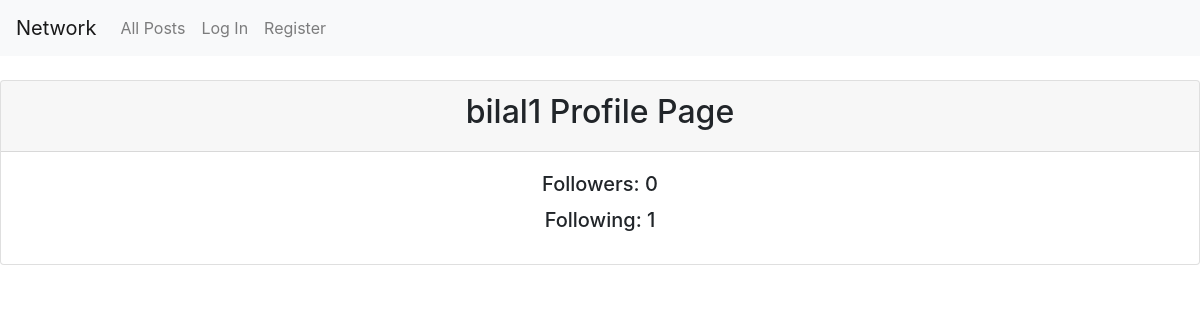
Page /profile/page/2 on the earlier database version.
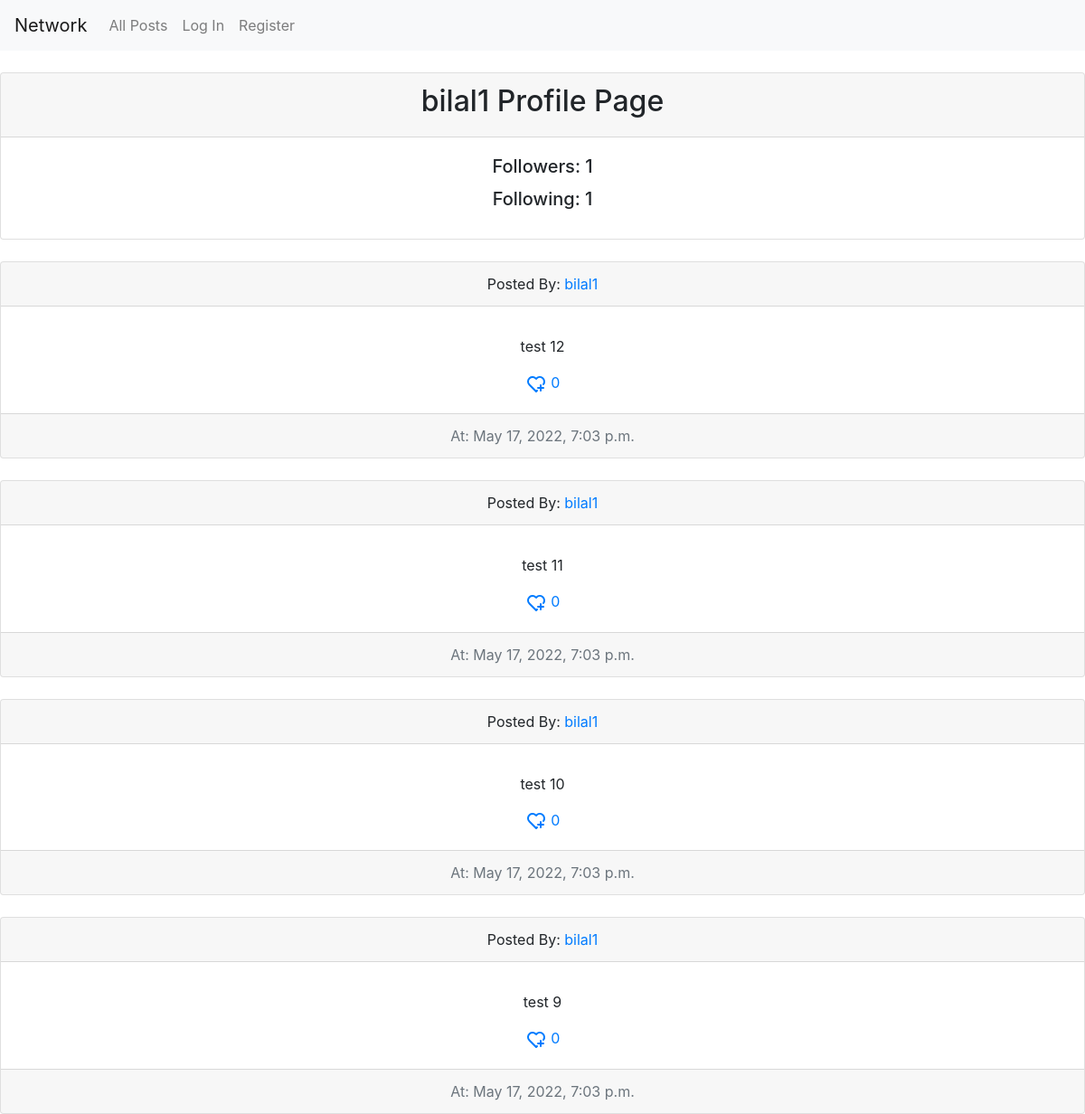
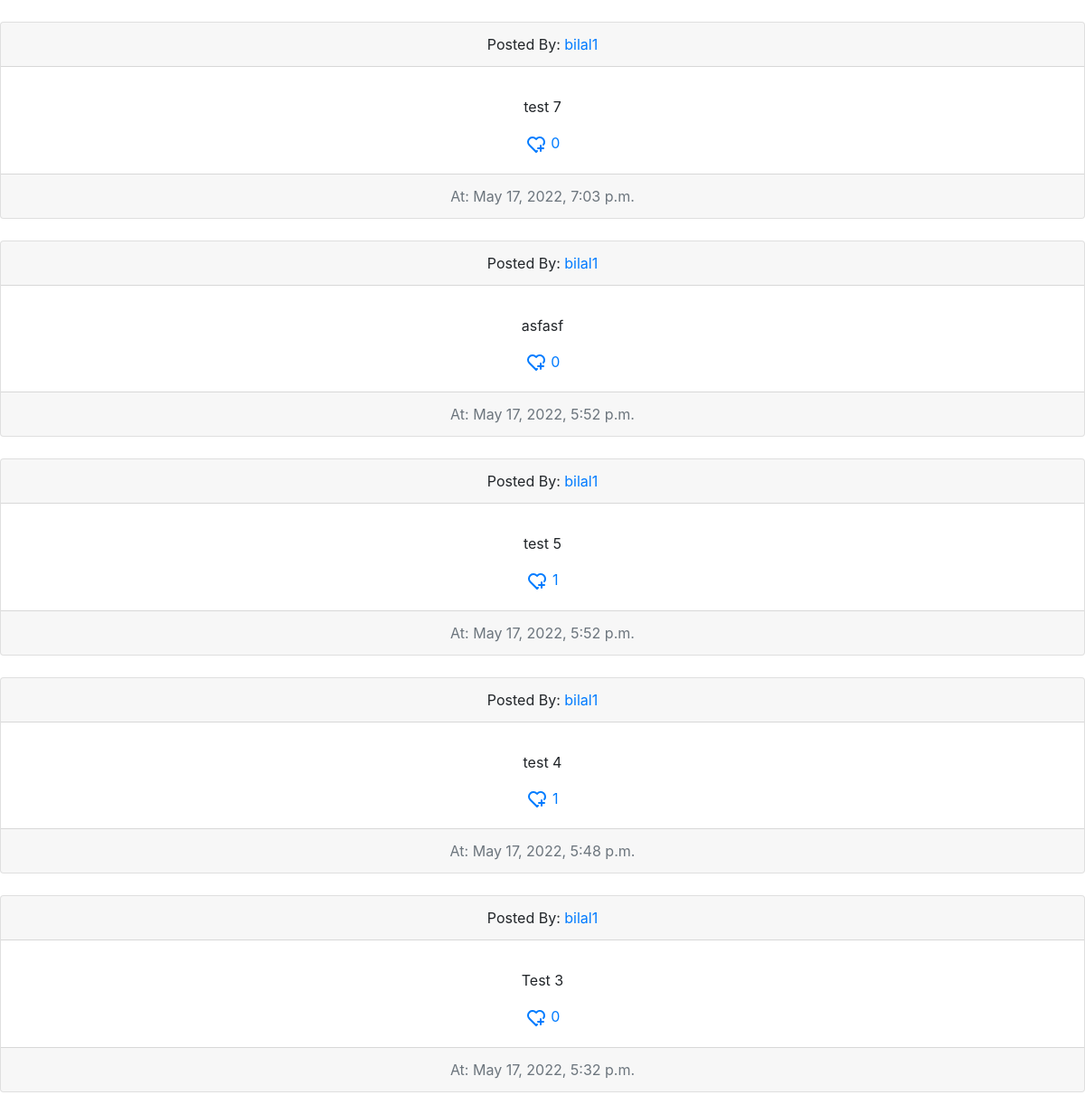
Same page on the later database version (2 pictures, top to bottom).
### network/models.py (models this page shows, shortened)
class Post(models.Model):
    user = models.ForeignKey(User, on_delete=models.CASCADE)
    content = models.TextField()
    time_created = models.DateTimeField(default=datetime.now())
    likes_counter = models.IntegerField(default=0)

class User(AbstractUser):
    pass

### network/views.py (the view)
# urls.py: path("profile/page/<int:user_id>", views.fetch_profile, name="fetch-profile"),
def fetch_profile(request, user_id):
    user_info = User.objects.get(pk=user_id)
    post_list = Post.objects.filter(user=user_info)
    user_list = User.objects.all()
    user = request.user
    follow = True
    followers_count = 0
    following_count = 0
    if user_info == request.user:
        follow = False
    text = 'Follow'
    for fuser in user_list:
        if UserFollowing.objects.filter(user=user_info, following=fuser):
            following_count += 1
        if UserFollowers.objects.filter(user=user_info, followers=fuser):
            followers_count += 1
    if request.user.is_authenticated:
        if UserFollowing.objects.filter(user=request.user, following=user_info).exists():
            text = 'Unfollow'
    else:
        follow = False
    return render(request, "network/user_profile.html", context={
        'post_list': post_list,
        'user_info': user_info,
        'follow': follow,
        'following_count': following_count,
        'followers_count': followers_count,
        'user': user,
        'text': text
    })

### network/templates/network/user_profile.html (shortened to what this page needs)
{% extends "network/layout.html" %}
{% block body %}
<br>
<div class="card text-center">
  <div class="card-header">
      <h2>{{user_info.username}} Profile Page</h2>
  </div>
  <div class="card-body">
    <h5>
    <p class="card-title">Followers: {{followers_count}}</p>
    <p class="card-title">Following: {{following_count}}</p></h5>
  </div>
</div>
{% for contact in post_list reversed %}
<br>
    <div class="card text-center">
        <div class="card-header">
           Posted By:
            <a href=" {% url 'fetch-profile' contact.user.id %}">
                {{contact.user}}
            </a>
        </div>
        <div class="card-body">
            <div id="container_{{contact.id}}">
            <p class="card-text" id="edit_link_{{contact.id}}_p">{{ contact.content }}</p>
                </div>
            <a href="" style="text-decoration: none" id="like_link_{{contact.id}}">
                <span id="like_icon{{contact.id}}">
                </span>
                <span id="span_like_counter_{{contact.id}}">
                    {{contact.likes_counter}}
                </span>
            </a>
        </div>
        <div class="card-footer text-muted" >
            At: {{ contact.time_created }}
        </div>
    </div>
{% endfor %}
<br>
{% endblock %}

Differences in the rows shown:
added Post: user "bilal1", content "test 12", likes_counter "0", time_created "May 17, 2022, 7:03 p.m."
added Post: user "bilal1", content "test 11", likes_counter "0", time_created "May 17, 2022, 7:03 p.m."
added Post: user "bilal1", content "test 10", likes_counter "0", time_created "May 17, 2022, 7:03 p.m."
added Post: user "bilal1", content "test 9", likes_counter "0", time_created "May 17, 2022, 7:03 p.m."
added Post: user "bilal1", content "test 7", likes_counter "0", time_created "May 17, 2022, 7:03 p.m."
added Post: user "bilal1", content "asfasf", likes_counter "0", time_created "May 17, 2022, 5:52 p.m."
added Post: user "bilal1", content "test 5", likes_counter "1", time_created "May 17, 2022, 5:52 p.m."
added Post: user "bilal1", content "test 4", likes_counter "1", time_created "May 17, 2022, 5:48 p.m."
added Post: user "bilal1", content "Test 3", likes_counter "0", time_created "May 17, 2022, 5:32 p.m."
Other differences:
{{ followers_count }}: "0" → "1"
